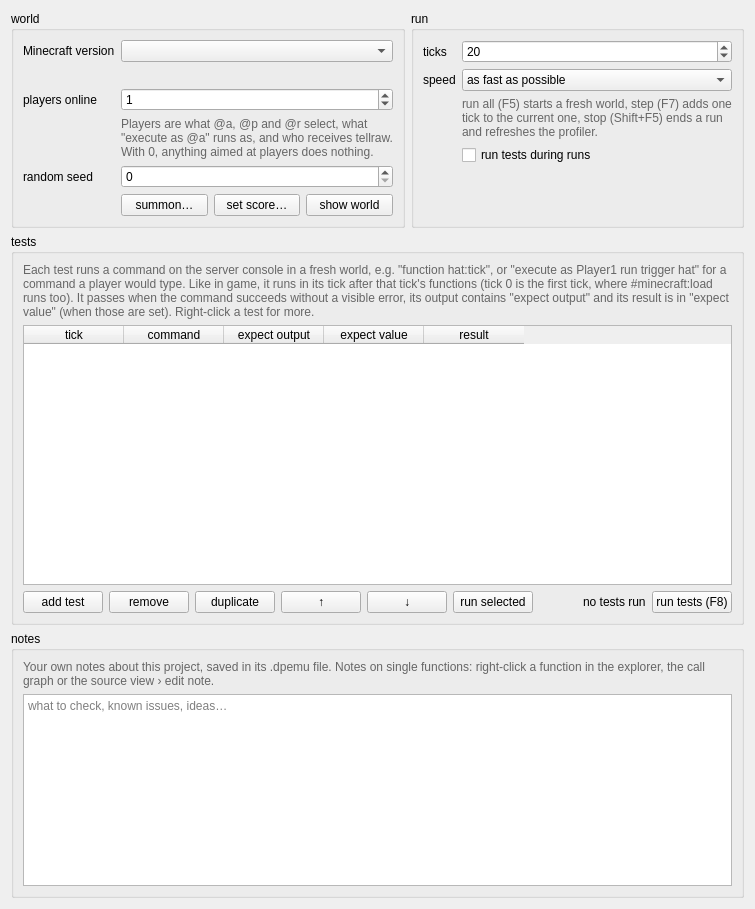
          <widget class="QWidget" name="environmentContents">
           <layout class="QVBoxLayout" name="environmentContentsLayout">
            <item>
             <layout class="QHBoxLayout" name="environmentTopLayout">
              <item>
               <widget class="QGroupBox" name="groupWorld">
                <property name="title">
                 <string>world</string>
                </property>
                <layout class="QFormLayout" name="worldLayout">
                 <item row="0" column="0">
                  <widget class="QLabel" name="labelVersion">
                   <property name="text">
                    <string>Minecraft version</string>
                   </property>
                  </widget>
                 </item>
                 <item row="0" column="1">
                  <widget class="QComboBox" name="comboVersion">
                   <property name="toolTip">
                    <string>decides the commands that exist, the folders and overlays that are read, and the load order</string>
                   </property>
                  </widget>
                 </item>
                 <item row="1" column="1">
                  <widget class="QLabel" name="labelVersionNote">
                   <property name="text">
                    <string/>
                   </property>
                   <property name="wordWrap">
                    <bool>true</bool>
                   </property>
                   <property name="styleSheet">
                    <string notr="true">color: #666;</string>
                   </property>
                  </widget>
                 </item>
                 <item row="2" column="0">
                  <widget class="QLabel" name="labelPlayers">
                   <property name="text">
                    <string>players online</string>
                   </property>
                  </widget>
                 </item>
                 <item row="2" column="1">
                  <widget class="QSpinBox" name="spinPlayers">
                   <property name="minimum">
                    <number>0</number>
                   </property>
                   <property name="maximum">
                    <number>200</number>
                   </property>
                   <property name="value">
                    <number>1</number>
                   </property>
                   <property name="toolTip">
                    <string>fake players present from the start (Player1, Player2, …)</string>
                   </property>
                  </widget>
                 </item>
                 <item row="3" column="1">
                  <widget class="QLabel" name="labelPlayersHelp">
                   <property name="text">
                    <string>Players are what @a, @p and @r select, what "execute as @a" runs as, and who receives tellraw. With 0, anything aimed at players does nothing.</string>
                   </property>
                   <property name="wordWrap">
                    <bool>true</bool>
                   </property>
                   <property name="styleSheet">
                    <string notr="true">color: #666;</string>
                   </property>
                  </widget>
                 </item>
                 <item row="4" column="0">
                  <widget class="QLabel" name="labelSeed">
                   <property name="text">
                    <string>random seed</string>
                   </property>
                  </widget>
                 </item>
                 <item row="4" column="1">
                  <widget class="QSpinBox" name="spinSeed">
                   <property name="maximum">
                    <number>1000000</number>
                   </property>
                   <property name="toolTip">
                    <string>seeds @r and sort=random, so runs repeat exactly</string>
                   </property>
                  </widget>
                 </item>
                 <item row="5" column="1">
                  <layout class="QHBoxLayout" name="worldActionsLayout">
                   <item>
                    <widget class="QPushButton" name="buttonEnvSummon">
                     <property name="text">
                      <string>summon…</string>
                     </property>
                     <property name="toolTip">
                      <string>summon an entity into the current world (starts the command in the logs' command line)</string>
                     </property>
                    </widget>
                   </item>
                   <item>
                    <widget class="QPushButton" name="buttonEnvScore">
                     <property name="text">
                      <string>set score…</string>
                     </property>
                     <property name="toolTip">
                      <string>set a score in the current world (starts the command in the logs' command line)</string>
                     </property>
                    </widget>
                   </item>
                   <item>
                    <widget class="QPushButton" name="buttonEnvWorld">
                     <property name="text">
                      <string>show world</string>
                     </property>
                     <property name="toolTip">
                      <string>show the world dock: scoreboard grid, entities and storage of the current world</string>
                     </property>
                    </widget>
                   </item>
                  </layout>
                 </item>
                </layout>
               </widget>
              </item>
              <item>
               <widget class="QGroupBox" name="groupRun">
                <property name="title">
                 <string>run</string>
                </property>
                <layout class="QFormLayout" name="runLayout">
                 <item row="0" column="0">
                  <widget class="QLabel" name="labelTicks">
                   <property name="text">
                    <string>ticks</string>
                   </property>
                  </widget>
                 </item>
                 <item row="0" column="1">
                  <widget class="QSpinBox" name="spinTicks">
                   <property name="minimum">
                    <number>-1</number>
                   </property>
                   <property name="maximum">
                    <number>1000000</number>
                   </property>
                   <property name="value">
                    <number>20</number>
                   </property>
                   <property name="specialValueText">
                    <string>∞ until stopped</string>
                   </property>
                   <property name="toolTip">
                    <string>-1 runs until you press stop; 20 ticks are one second of game time</string>
                   </property>
                  </widget>
                 </item>
                 <item row="1" column="0">
                  <widget class="QLabel" name="labelSpeed">
                   <property name="text">
                    <string>speed</string>
                   </property>
                  </widget>
                 </item>
                 <item row="1" column="1">
                  <widget class="QComboBox" name="comboSpeed">
                   <property name="toolTip">
                    <string>as fast as possible, or real time at 20 ticks per second; can change during a run</string>
                   </property>
                   <item>
                    <property name="text">
                     <string>as fast as possible</string>
                    </property>
                   </item>
                   <item>
                    <property name="text">
                     <string>real time (20 ticks/s)</string>
                    </property>
                   </item>
                  </widget>
                 </item>
                 <item row="2" column="1">
                  <widget class="QLabel" name="labelRunHelp">
                   <property name="text">
                    <string>run all (F5) starts a fresh world, step (F7) adds one tick to the current one, stop (Shift+F5) ends a run and refreshes the profiler.</string>
                   </property>
                   <property name="wordWrap">
                    <bool>true</bool>
                   </property>
                   <property name="styleSheet">
                    <string notr="true">color: #666;</string>
                   </property>
                  </widget>
                 </item>
                 <item row="3" column="1">
                  <widget class="QCheckBox" name="checkTestsDuringRuns">
                   <property name="text">
                    <string>run tests during runs</string>
                   </property>
                   <property name="toolTip">
                    <string>run all, run emulator and step also run each enabled test below in its tick, in the run's world, and fill the result column</string>
                   </property>
                  </widget>
                 </item>
                </layout>
               </widget>
              </item>
             </layout>
            </item>
            <item>
             <widget class="QGroupBox" name="groupTests">
              <property name="title">
               <string>tests</string>
              </property>
              <layout class="QVBoxLayout" name="testsLayout">
               <item>
                <widget class="QLabel" name="labelTestsHelp">
                 <property name="text">
                  <string>Each test runs a command on the server console in a fresh world, e.g. "function hat:tick", or "execute as Player1 run trigger hat" for a command a player would type. Like in game, it runs in its tick after that tick's functions (tick 0 is the first tick, where #minecraft:load runs too). It passes when the command succeeds without a visible error, its output contains "expect output" and its result is in "expect value" (when those are set). Right-click a test for more.</string>
                 </property>
                 <property name="wordWrap">
                  <bool>true</bool>
                 </property>
                 <property name="styleSheet">
                  <string notr="true">color: #666;</string>
                 </property>
                </widget>
               </item>
               <item>
                <widget class="QTableWidget" name="tableTests">
                 <property name="contextMenuPolicy">
                  <enum>Qt::CustomContextMenu</enum>
                 </property>
                 <property name="minimumSize">
                  <size>
                   <width>0</width>
                   <height>260</height>
                  </size>
                 </property>
                 <property name="alternatingRowColors">
                  <bool>true</bool>
                 </property>
                 <property name="selectionBehavior">
                  <enum>QAbstractItemView::SelectRows</enum>
                 </property>
                 <property name="styleSheet">
                  <string notr="true">QTableWidget { font-family: monospace; font-size: 11px; }</string>
                 </property>
                 <column>
                  <property name="text">
                   <string>tick</string>
                  </property>
                  <property name="toolTip">
                   <string>the server tick the command runs in, after that tick's functions (0 = the first tick, where load runs too); untick to skip the test</string>
                  </property>
                 </column>
                 <column>
                  <property name="text">
                   <string>command</string>
                  </property>
                  <property name="toolTip">
                   <string>a command as typed on the server console; use execute as Player1 run … for a player</string>
                  </property>
                 </column>
                 <column>
                  <property name="text">
                   <string>expect output</string>
                  </property>
                  <property name="toolTip">
                   <string>text the game output of the command must contain (empty: no check)</string>
                  </property>
                 </column>
                 <column>
                  <property name="text">
                   <string>expect value</string>
                  </property>
                  <property name="toolTip">
                   <string>range the command's result must be in: 5, 1.., ..3 or 1..4 (empty: no check)</string>
                  </property>
                 </column>
                 <column>
                  <property name="text">
                   <string>result</string>
                  </property>
                  <property name="toolTip">
                   <string>why the test passed or failed; hover for its records, double-click to show them in the logs</string>
                  </property>
                 </column>
                </widget>
               </item>
               <item>
                <layout class="QHBoxLayout" name="testButtonsLayout">
                 <item>
                  <widget class="QPushButton" name="buttonAddTest">
                   <property name="toolTip">
                    <string>add an empty test row (then edit its tick, command and expectations)</string>
                   </property>
                   <property name="text">
                    <string>add test</string>
                   </property>
                  </widget>
                 </item>
                 <item>
                  <widget class="QPushButton" name="buttonRemoveTest">
                   <property name="toolTip">
                    <string>remove the selected tests</string>
                   </property>
                   <property name="text">
                    <string>remove</string>
                   </property>
                  </widget>
                 </item>
                 <item>
                  <widget class="QPushButton" name="buttonDuplicateTest">
                   <property name="text">
                    <string>duplicate</string>
                   </property>
                   <property name="toolTip">
                    <string>copy the selected tests below themselves</string>
                   </property>
                  </widget>
                 </item>
                 <item>
                  <widget class="QPushButton" name="buttonMoveTestUp">
                   <property name="text">
                    <string>↑</string>
                   </property>
                   <property name="toolTip">
                    <string>move the selected test up</string>
                   </property>
                  </widget>
                 </item>
                 <item>
                  <widget class="QPushButton" name="buttonMoveTestDown">
                   <property name="text">
                    <string>↓</string>
                   </property>
                   <property name="toolTip">
                    <string>move the selected test down</string>
                   </property>
                  </widget>
                 </item>
                 <item>
                  <widget class="QPushButton" name="buttonRunSelectedTest">
                   <property name="text">
                    <string>run selected</string>
                   </property>
                   <property name="toolTip">
                    <string>run only the selected tests, in a fresh world</string>
                   </property>
                  </widget>
                 </item>
                 <item>
                  <spacer name="testButtonsSpacer">
                   <property name="orientation">
                    <enum>Qt::Horizontal</enum>
                   </property>
                   <property name="sizeHint" stdset="0">
                    <size>
                     <width>40</width>
                     <height>20</height>
                    </size>
                   </property>
                  </spacer>
                 </item>
                 <item>
                  <widget class="QLabel" name="labelTestSummary">
                   <property name="text">
                    <string>no tests run</string>
                   </property>
                  </widget>
                 </item>
                 <item>
                  <widget class="QPushButton" name="buttonRunTests">
                   <property name="toolTip">
                    <string>run every enabled test in a fresh world and fill the result column (F8)</string>
                   </property>
                   <property name="text">
                    <string>run tests (F8)</string>
                   </property>
                  </widget>
                 </item>
                </layout>
               </item>
              </layout>
             </widget>
            </item>
            <item>
             <widget class="QGroupBox" name="groupNotes">
              <property name="title">
               <string>notes</string>
              </property>
              <layout class="QVBoxLayout" name="notesLayout">
               <item>
                <widget class="QLabel" name="labelNotesHelp">
                 <property name="text">
                  <string>Your own notes about this project, saved in its .dpemu file. Notes on single functions: right-click a function in the explorer, the call graph or the source view › edit note.</string>
                 </property>
                 <property name="wordWrap">
                  <bool>true</bool>
                 </property>
                 <property name="styleSheet">
                  <string notr="true">color: #666;</string>
                 </property>
                </widget>
               </item>
               <item>
                <widget class="QPlainTextEdit" name="editProjectNotes">
                 <property name="minimumSize">
                  <size>
                   <width>0</width>
                   <height>120</height>
                  </size>
                 </property>
                 <property name="placeholderText">
                  <string>what to check, known issues, ideas…</string>
                 </property>
                </widget>
               </item>
              </layout>
             </widget>
            </item>
           </layout>
          </widget>
